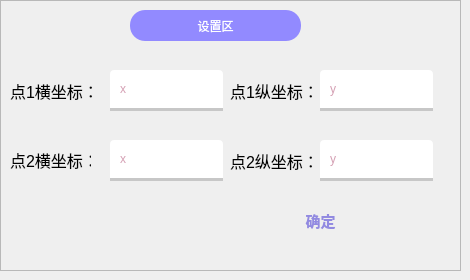
       <widget class="QWidget" name="page_6">
        <widget class="QFrame" name="yingbian_frame">
         <property name="geometry">
          <rect>
           <x>0</x>
           <y>0</y>
           <width>461</width>
           <height>271</height>
          </rect>
         </property>
         <property name="autoFillBackground">
          <bool>false</bool>
         </property>
         <property name="frameShape">
          <enum>QFrame::StyledPanel</enum>
         </property>
         <property name="frameShadow">
          <enum>QFrame::Raised</enum>
         </property>
         <widget class="QLineEdit" name="x_coordinate_2">
          <property name="geometry">
           <rect>
            <x>110</x>
            <y>70</y>
            <width>113</width>
            <height>41</height>
           </rect>
          </property>
          <property name="styleSheet">
           <string notr="true">QLineEdit {
  color: rgb(170, 63, 104);
  padding-left: 8px;
  border-radius: 0px;
  border-top-left-radius: 4px;
  border-top-right-radius: 4px;
  height: 32px;
  background-color: #FFFFFF;
  border: 3px solid rgb(199, 199, 199);
  border-width: 0 0 3px 0;
}

QLineEdit:focus{
  color: rgb(170, 63, 104);
  border: 3px solid rgb(170, 63, 104);
  border-width: 0 0 3px 0;
}
</string>
          </property>
          <property name="text">
           <string/>
          </property>
          <property name="placeholderText">
           <string>x</string>
          </property>
         </widget>
         <widget class="QLabel" name="work_label_2">
          <property name="geometry">
           <rect>
            <x>130</x>
            <y>10</y>
            <width>171</width>
            <height>31</height>
           </rect>
          </property>
          <property name="styleSheet">
           <string notr="true">font: 35 12pt '微软雅黑 Light';
color: rgb(255,255,255);
background-color: rgb(146, 138, 255);
border: none;border-radius:15px;</string>
          </property>
          <property name="text">
           <string>设置区</string>
          </property>
          <property name="alignment">
           <set>Qt::AlignCenter</set>
          </property>
         </widget>
         <widget class="QLineEdit" name="y_coordinate_1">
          <property name="geometry">
           <rect>
            <x>320</x>
            <y>70</y>
            <width>113</width>
            <height>41</height>
           </rect>
          </property>
          <property name="styleSheet">
           <string notr="true">QLineEdit {
  color: rgb(170, 63, 104);
  padding-left: 8px;
  border-radius: 0px;
  border-top-left-radius: 4px;
  border-top-right-radius: 4px;
  height: 32px;
  background-color: #FFFFFF;
  border: 3px solid rgb(199, 199, 199);
  border-width: 0 0 3px 0;
}

QLineEdit:focus{
  color: rgb(170, 63, 104);
  border: 3px solid rgb(170, 63, 104);
  border-width: 0 0 3px 0;
}
</string>
          </property>
          <property name="text">
           <string/>
          </property>
          <property name="placeholderText">
           <string>y</string>
          </property>
         </widget>
         <widget class="QLineEdit" name="x_coordinate_1">
          <property name="geometry">
           <rect>
            <x>110</x>
            <y>140</y>
            <width>113</width>
            <height>41</height>
           </rect>
          </property>
          <property name="styleSheet">
           <string notr="true">QLineEdit {
  color: rgb(170, 63, 104);
  padding-left: 8px;
  border-radius: 0px;
  border-top-left-radius: 4px;
  border-top-right-radius: 4px;
  height: 32px;
  background-color: #FFFFFF;
  border: 3px solid rgb(199, 199, 199);
  border-width: 0 0 3px 0;
}

QLineEdit:focus{
  color: rgb(170, 63, 104);
  border: 3px solid rgb(170, 63, 104);
  border-width: 0 0 3px 0;
}
</string>
          </property>
          <property name="text">
           <string/>
          </property>
          <property name="placeholderText">
           <string>x</string>
          </property>
         </widget>
         <widget class="QLineEdit" name="y_coordinate_2">
          <property name="geometry">
           <rect>
            <x>320</x>
            <y>140</y>
            <width>113</width>
            <height>41</height>
           </rect>
          </property>
          <property name="styleSheet">
           <string notr="true">QLineEdit {
  color: rgb(170, 63, 104);
  padding-left: 8px;
  border-radius: 0px;
  border-top-left-radius: 4px;
  border-top-right-radius: 4px;
  height: 32px;
  background-color: #FFFFFF;
  border: 3px solid rgb(199, 199, 199);
  border-width: 0 0 3px 0;
}

QLineEdit:focus{
  color: rgb(170, 63, 104);
  border: 3px solid rgb(170, 63, 104);
  border-width: 0 0 3px 0;
}
</string>
          </property>
          <property name="text">
           <string/>
          </property>
          <property name="placeholderText">
           <string>y</string>
          </property>
         </widget>
         <widget class="QLabel" name="label_9">
          <property name="geometry">
           <rect>
            <x>10</x>
            <y>80</y>
            <width>91</width>
            <height>21</height>
           </rect>
          </property>
          <property name="font">
           <font>
            <pointsize>12</pointsize>
           </font>
          </property>
          <property name="text">
           <string>点1横坐标：</string>
          </property>
         </widget>
         <widget class="QLabel" name="label_10">
          <property name="geometry">
           <rect>
            <x>10</x>
            <y>150</y>
            <width>81</width>
            <height>20</height>
           </rect>
          </property>
          <property name="font">
           <font>
            <pointsize>12</pointsize>
           </font>
          </property>
          <property name="text">
           <string>点2横坐标：</string>
          </property>
         </widget>
         <widget class="QLabel" name="label_12">
          <property name="geometry">
           <rect>
            <x>230</x>
            <y>80</y>
            <width>91</width>
            <height>21</height>
           </rect>
          </property>
          <property name="font">
           <font>
            <pointsize>12</pointsize>
           </font>
          </property>
          <property name="text">
           <string>点1纵坐标：</string>
          </property>
         </widget>
         <widget class="QLabel" name="label_15">
          <property name="geometry">
           <rect>
            <x>230</x>
            <y>140</y>
            <width>91</width>
            <height>41</height>
           </rect>
          </property>
          <property name="font">
           <font>
            <pointsize>12</pointsize>
           </font>
          </property>
          <property name="text">
           <string>点2纵坐标：</string>
          </property>
         </widget>
         <widget class="QPushButton" name="btn_confirm_1">
          <property name="geometry">
           <rect>
            <x>270</x>
            <y>200</y>
            <width>101</width>
            <height>41</height>
           </rect>
          </property>
          <property name="font">
           <font>
            <family>微软雅黑</family>
            <pointsize>11</pointsize>
            <weight>75</weight>
            <bold>true</bold>
           </font>
          </property>
          <property name="styleSheet">
           <string notr="true">QPushButton{
	border-top-left-radius:0px;
	border-top-right-radius:0px;
	border-bottom-right-radius:0px;
	border-bottom-left-radius:0px;
	color:#928ae1;
}	

QPushButton:hover{
    background-color:rgb(146, 138, 255);
	border:none;
	padding: 3px;
	color: #FFFFFF;
}
</string>
          </property>
          <property name="text">
           <string>确定</string>
          </property>
          <property name="icon">
           <iconset>
            <normaloff>:/svg/rect.svg</normaloff>:/svg/rect.svg</iconset>
          </property>
          <property name="iconSize">
           <size>
            <width>20</width>
            <height>20</height>
           </size>
          </property>
         </widget>
        </widget>
       </widget>
